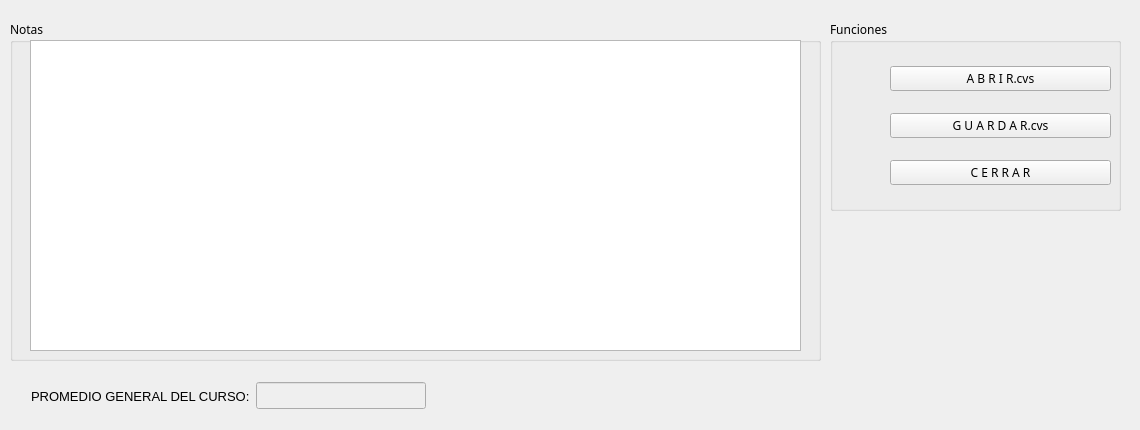
<?xml version="1.0" encoding="UTF-8"?>
<ui version="4.0">
 <class>ingresarNotas</class>
 <widget class="QWidget" name="ingresarNotas">
  <property name="geometry">
   <rect>
    <x>0</x>
    <y>0</y>
    <width>1140</width>
    <height>430</height>
   </rect>
  </property>
  <property name="windowTitle">
   <string>Ingresar Notas</string>
  </property>
  <property name="windowIcon">
   <iconset resource="Icons2.qrc">
    <normaloff>:/1/icons8-boleta-de-calificaciones-96.png</normaloff>:/1/icons8-boleta-de-calificaciones-96.png</iconset>
  </property>
  <widget class="QTableView" name="tableView">
   <property name="geometry">
    <rect>
     <x>30</x>
     <y>40</y>
     <width>771</width>
     <height>311</height>
    </rect>
   </property>
  </widget>
  <widget class="QGroupBox" name="groupBox">
   <property name="enabled">
    <bool>true</bool>
   </property>
   <property name="geometry">
    <rect>
     <x>10</x>
     <y>20</y>
     <width>811</width>
     <height>341</height>
    </rect>
   </property>
   <property name="font">
    <font>
     <family>Minecraftia</family>
    </font>
   </property>
   <property name="title">
    <string>Notas</string>
   </property>
  </widget>
  <widget class="QGroupBox" name="groupBox_2">
   <property name="geometry">
    <rect>
     <x>830</x>
     <y>20</y>
     <width>291</width>
     <height>191</height>
    </rect>
   </property>
   <property name="font">
    <font>
     <family>Minecraftia</family>
    </font>
   </property>
   <property name="title">
    <string>Funciones</string>
   </property>
   <widget class="QLabel" name="label_4">
    <property name="geometry">
     <rect>
      <x>10</x>
      <y>130</y>
      <width>41</width>
      <height>41</height>
     </rect>
    </property>
    <property name="text">
     <string/>
    </property>
    <property name="pixmap">
     <pixmap resource="Icons.qrc">:/icons8-cerrar-ventana-96.png</pixmap>
    </property>
    <property name="scaledContents">
     <bool>true</bool>
    </property>
   </widget>
   <widget class="QLabel" name="label_3">
    <property name="geometry">
     <rect>
      <x>10</x>
      <y>30</y>
      <width>41</width>
      <height>41</height>
     </rect>
    </property>
    <property name="text">
     <string/>
    </property>
    <property name="pixmap">
     <pixmap resource="Icons.qrc">:/icons8-abrir-carpeta-512.png</pixmap>
    </property>
    <property name="scaledContents">
     <bool>true</bool>
    </property>
   </widget>
   <widget class="QLabel" name="label_2">
    <property name="geometry">
     <rect>
      <x>10</x>
      <y>80</y>
      <width>41</width>
      <height>41</height>
     </rect>
    </property>
    <property name="text">
     <string/>
    </property>
    <property name="pixmap">
     <pixmap resource="Icons.qrc">:/icons8-guardar-96.png</pixmap>
    </property>
    <property name="scaledContents">
     <bool>true</bool>
    </property>
   </widget>
  </widget>
  <widget class="QWidget" name="layoutWidget">
   <property name="geometry">
    <rect>
     <x>890</x>
     <y>50</y>
     <width>221</width>
     <height>151</height>
    </rect>
   </property>
   <layout class="QVBoxLayout" name="verticalLayout">
    <item>
     <widget class="QPushButton" name="btn_Anadir">
      <property name="font">
       <font>
        <family>Minecraftia</family>
       </font>
      </property>
      <property name="text">
       <string>A B R I R.cvs</string>
      </property>
     </widget>
    </item>
    <item>
     <widget class="QPushButton" name="btn_Guardar">
      <property name="font">
       <font>
        <family>Minecraftia</family>
       </font>
      </property>
      <property name="text">
       <string>G U A R D A R.cvs</string>
      </property>
     </widget>
    </item>
    <item>
     <widget class="QPushButton" name="btn_Cerrar">
      <property name="font">
       <font>
        <family>Minecraftia</family>
       </font>
      </property>
      <property name="text">
       <string>C E R R A R</string>
      </property>
     </widget>
    </item>
   </layout>
  </widget>
  <widget class="QWidget" name="layoutWidget">
   <property name="geometry">
    <rect>
     <x>31</x>
     <y>380</y>
     <width>395</width>
     <height>32</height>
    </rect>
   </property>
   <layout class="QHBoxLayout" name="horizontalLayout">
    <item>
     <widget class="QLabel" name="label">
      <property name="font">
       <font>
        <pointsize>10</pointsize>
       </font>
      </property>
      <property name="text">
       <string>PROMEDIO GENERAL DEL CURSO:</string>
      </property>
     </widget>
    </item>
    <item>
     <widget class="QLineEdit" name="txt_Promedio">
      <property name="enabled">
       <bool>false</bool>
      </property>
      <property name="font">
       <font>
        <pointsize>12</pointsize>
       </font>
      </property>
      <property name="layoutDirection">
       <enum>Qt::RightToLeft</enum>
      </property>
      <property name="autoFillBackground">
       <bool>false</bool>
      </property>
      <property name="alignment">
       <set>Qt::AlignRight|Qt::AlignTrailing|Qt::AlignVCenter</set>
      </property>
     </widget>
    </item>
   </layout>
  </widget>
  <zorder>groupBox_2</zorder>
  <zorder>layoutWidget</zorder>
  <zorder>groupBox</zorder>
  <zorder>tableView</zorder>
  <zorder>layoutWidget</zorder>
 </widget>
 <resources>
  <include location="Icons.qrc"/>
  <include location="Icons2.qrc"/>
 </resources>
 <connections/>
</ui>
